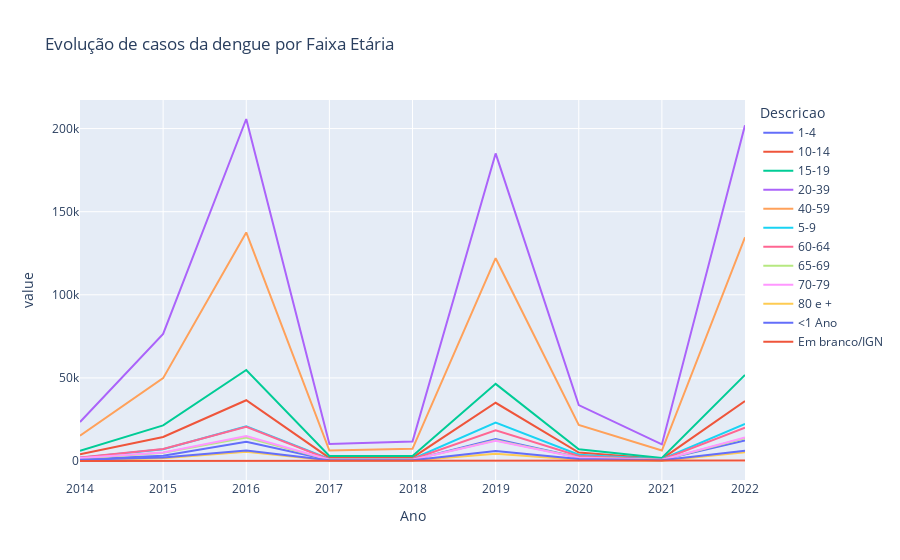

The notebook cell this image was saved under:
### Markdown cell above
### Gráfico

### Code cell
import plotly.express as px

long_df = pd.read_csv('../results/faixa_vw.csv')
long_df['Ano'] = pd.DatetimeIndex(long_df['Mes']).year
long_df = long_df[['Ano', 'Codigo', 'Descricao', 'Casos']]
long_df = long_df.groupby(['Ano', 'Codigo', 'Descricao']).sum()
long_df = long_df.reset_index()

res = long_df.pivot(index='Ano', columns=['Descricao'], values='Casos')
res = res.reset_index()
#res = res.drop(['Descricao'])
res

fig = px.line(res, x="Ano", y=res.columns,
              title='Evolução de casos da dengue por Faixa Etária')
fig.update_xaxes(
    dtick="M1",
    tickformat="%b\n%Y")
fig.show()

### Figure 1 — Plotly figure (JSON) as saved in the notebook; plotly's stock layout.template omitted (floating-point values rounded to 4 significant figures)
{"data": [{"hovertemplate": "Descricao=1-4<br>Ano=%{x}<br>value=%{y}<extra></extra>", "legendgroup": "1-4", "line": {"color": "#636efa", "dash": "solid"}, "marker": {"symbol": "circle"}, "mode": "lines", "name": "1-4", "orientation": "v", "showlegend": true, "type": "scatter", "x": [2014, 2015, 2016, 2017, 2018, 2019, 2020, 2021, 2022], "xaxis": "x", "y": [952, 3153, 11510, 682, 698, 13182, 2127, 812, 12338], "yaxis": "y"}, {"hovertemplate": "Descricao=10-14<br>Ano=%{x}<br>value=%{y}<extra></extra>", "legendgroup": "10-14", "line": {"color": "#EF553B", "dash": "solid"}, "marker": {"symbol": "circle"}, "mode": "lines", "name": "10-14", "orientation": "v", "showlegend": true, "type": "scatter", "x": [2014, 2015, 2016, 2017, 2018, 2019, 2020, 2021, 2022], "xaxis": "x", "y": [4116, 14434, 36558, 1863, 1995, 35031, 5086, 1245, 36048], "yaxis": "y"}, {"hovertemplate": "Descricao=15-19<br>Ano=%{x}<br>value=%{y}<extra></extra>", "legendgroup": "15-19", "line": {"color": "#00cc96", "dash": "solid"}, "marker": {"symbol": "circle"}, "mode": "lines", "name": "15-19", "orientation": "v", "showlegend": true, "type": "scatter", "x": [2014, 2015, 2016, 2017, 2018, 2019, 2020, 2021, 2022], "xaxis": "x", "y": [6216, 21454, 54733, 2992, 2958, 46427, 7033, 1868, 51787], "yaxis": "y"}, {"hovertemplate": "Descricao=20-39<br>Ano=%{x}<br>value=%{y}<extra></extra>", "legendgroup": "20-39", "line": {"color": "#ab63fa", "dash": "solid"}, "marker": {"symbol": "circle"}, "mode": "lines", "name": "20-39", "orientation": "v", "showlegend": true, "type": "scatter", "x": [2014, 2015, 2016, 2017, 2018, 2019, 2020, 2021, 2022], "xaxis": "x", "y": [23492, 76477, 205771, 10259, 11701, 185055, 33680, 10006, 202006], "yaxis": "y"}, {"hovertemplate": "Descricao=40-59<br>Ano=%{x}<br>value=%{y}<extra></extra>", "legendgroup": "40-59", "line": {"color": "#FFA15A", "dash": "solid"}, "marker": {"symbol": "circle"}, "mode": "lines", "name": "40-59", "orientation": "v", "showlegend": true, "type": "scatter", "x": [2014, 2015, 2016, 2017, 2018, 2019, 2020, 2021, 2022], "xaxis": "x", "y": [15251, 49847, 137530, 6329, 7333, 122025, 21719, 6322, 134553], "yaxis": "y"}, {"hovertemplate": "Descricao=5-9<br>Ano=%{x}<br>value=%{y}<extra></extra>", "legendgroup": "5-9", "line": {"color": "#19d3f3", "dash": "solid"}, "marker": {"symbol": "circle"}, "mode": "lines", "name": "5-9", "orientation": "v", "showlegend": true, "type": "scatter", "x": [2014, 2015, 2016, 2017, 2018, 2019, 2020, 2021, 2022], "xaxis": "x", "y": [1902, 7037, 20957, 1200, 1278, 23171, 3791, 1065, 22271], "yaxis": "y"}, {"hovertemplate": "Descricao=60-64<br>Ano=%{x}<br>value=%{y}<extra></extra>", "legendgroup": "60-64", "line": {"color": "#FF6692", "dash": "solid"}, "marker": {"symbol": "circle"}, "mode": "lines", "name": "60-64", "orientation": "v", "showlegend": true, "type": "scatter", "x": [2014, 2015, 2016, 2017, 2018, 2019, 2020, 2021, 2022], "xaxis": "x", "y": [2127, 7295, 20589, 934, 1027, 18442, 3076, 761, 20085], "yaxis": "y"}, {"hovertemplate": "Descricao=65-69<br>Ano=%{x}<br>value=%{y}<extra></extra>", "legendgroup": "65-69", "line": {"color": "#B6E880", "dash": "solid"}, "marker": {"symbol": "circle"}, "mode": "lines", "name": "65-69", "orientation": "v", "showlegend": true, "type": "scatter", "x": [2014, 2015, 2016, 2017, 2018, 2019, 2020, 2021, 2022], "xaxis": "x", "y": [1510, 4925, 14123, 696, 697, 12520, 2129, 582, 13651], "yaxis": "y"}, {"hovertemplate": "Descricao=70-79<br>Ano=%{x}<br>value=%{y}<extra></extra>", "legendgroup": "70-79", "line": {"color": "#FF97FF", "dash": "solid"}, "marker": {"symbol": "circle"}, "mode": "lines", "name": "70-79", "orientation": "v", "showlegend": true, "type": "scatter", "x": [2014, 2015, 2016, 2017, 2018, 2019, 2020, 2021, 2022], "xaxis": "x", "y": [1744, 5184, 15092, 767, 811, 12224, 1948, 580, 14121], "yaxis": "y"}, {"hovertemplate": "Descricao=80 e +<br>Ano=%{x}<br>value=%{y}<extra></extra>", "legendgroup": "80 e +", "line": {"color": "#FECB52", "dash": "solid"}, "marker": {"symbol": "circle"}, "mode": "lines", "name": "80 e +", "orientation": "v", "showlegend": true, "type": "scatter", "x": [2014, 2015, 2016, 2017, 2018, 2019, 2020, 2021, 2022], "xaxis": "x", "y": [529, 1706, 5624, 332, 268, 4439, 717, 180, 5264], "yaxis": "y"}, {"hovertemplate": "Descricao=<1 Ano<br>Ano=%{x}<br>value=%{y}<extra></extra>", "legendgroup": "<1 Ano", "line": {"color": "#636efa", "dash": "solid"}, "marker": {"symbol": "circle"}, "mode": "lines", "name": "<1 Ano", "orientation": "v", "showlegend": true, "type": "scatter", "x": [2014, 2015, 2016, 2017, 2018, 2019, 2020, 2021, 2022], "xaxis": "x", "y": [715, 2113, 6316, 434, 417, 5965, 1224, 495, 6234], "yaxis": "y"}, {"hovertemplate": "Descricao=Em branco/IGN<br>Ano=%{x}<br>value=%{y}<extra></extra>", "legendgroup": "Em branco/IGN", "line": {"color": "#EF553B", "dash": "solid"}, "marker": {"symbol": "circle"}, "mode": "lines", "name": "Em branco/IGN", "orientation": "v", "showlegend": true, "type": "scatter", "x": [2014, 2015, 2016, 2017, 2018, 2019, 2020, 2021, 2022], "xaxis": "x", "y": [22, 26, 155, 7, 9, 363, 47, 16, 262], "yaxis": "y"}], "layout": {"legend": {"title": {"text": "Descricao"}, "tracegroupgap": 0}, "title": {"text": "Evolução de casos da dengue por Faixa Etária"}, "xaxis": {"anchor": "y", "domain": [0, 1], "dtick": "M1", "tickformat": "%b\n%Y", "title": {"text": "Ano"}}, "yaxis": {"anchor": "x", "domain": [0, 1], "title": {"text": "value"}}}}
